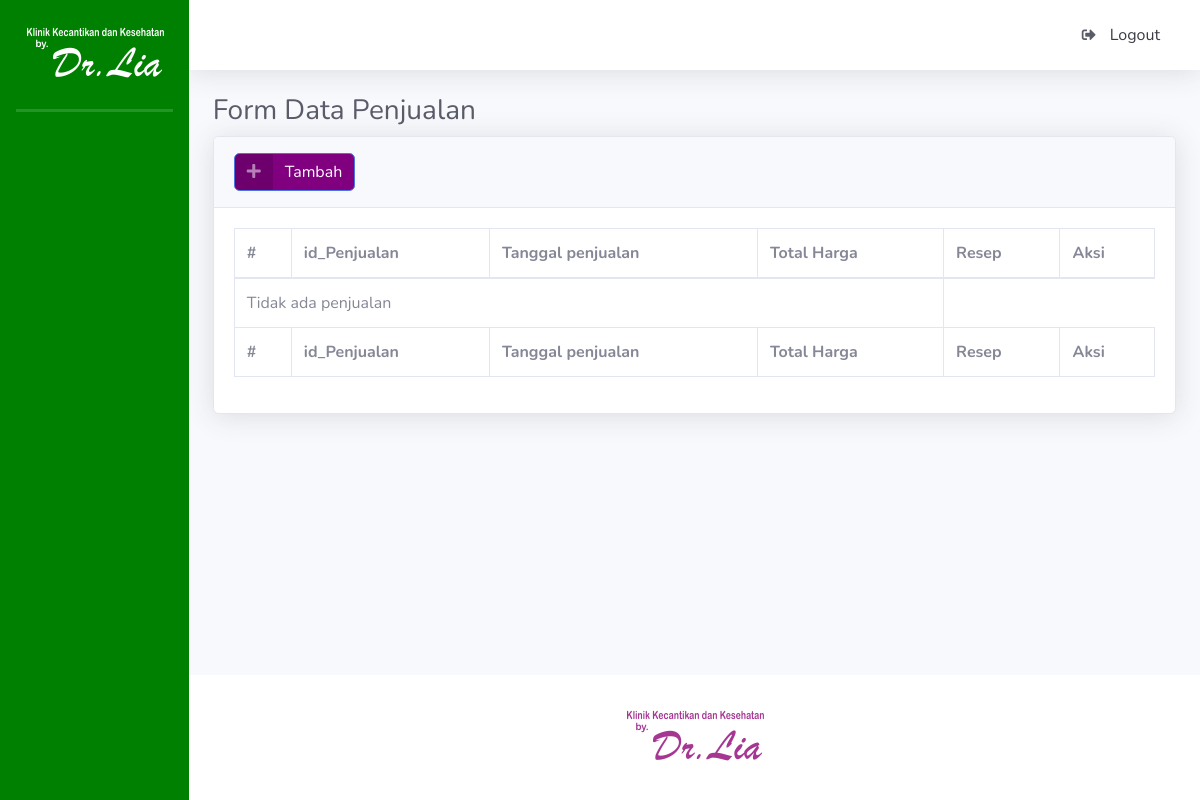
The page /index.php/penjualan on the database as committed earlier.
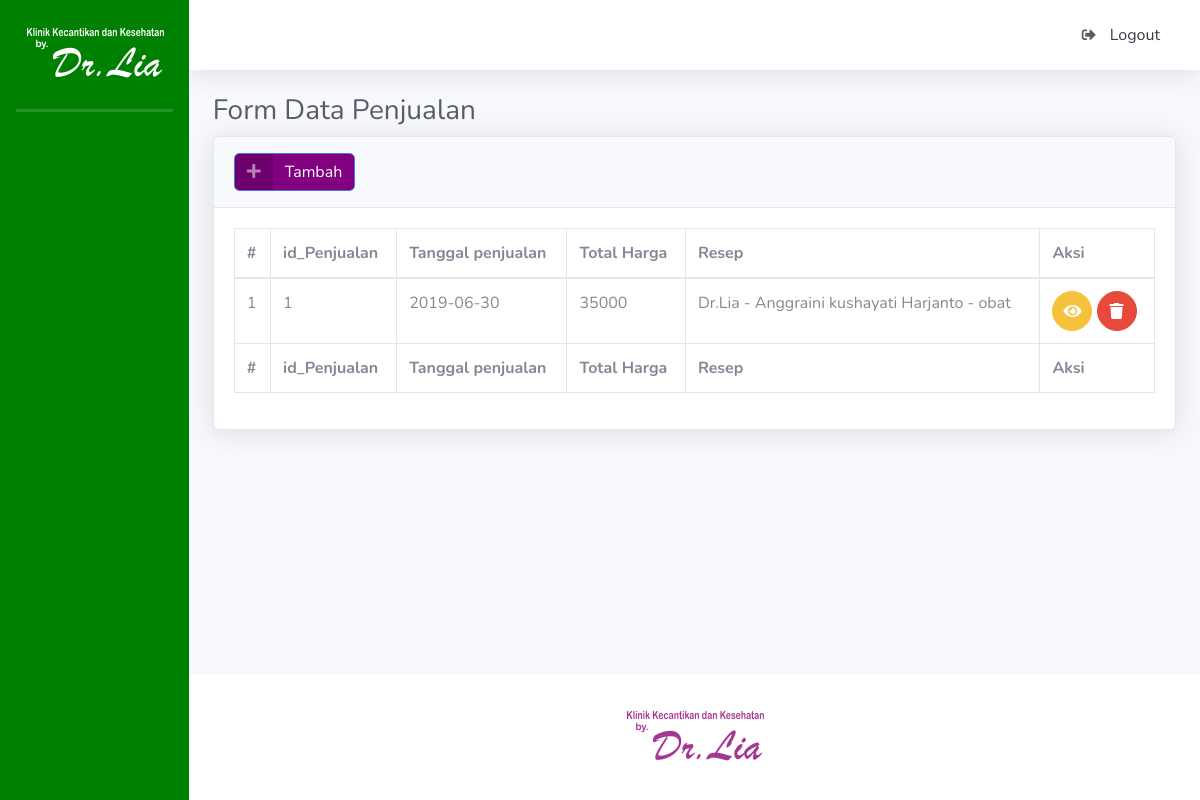
The same page on the database as committed later.
### tables this page shows
CREATE TABLE `tb_penjualan` (
  `id_penjualan` bigint(20) NOT NULL,
  `tanggal_penjualan` date NOT NULL,
  `total_harga` int(11) NOT NULL,
  `id_resep` bigint(20) NOT NULL
);

CREATE TABLE `tb_dokter` (
  `id_dokter` bigint(20) NOT NULL,
  `nama_dokter` varchar(30) NOT NULL,
  `email_dokter` varchar(100) NOT NULL,
  `password_dokter` varchar(32) NOT NULL,
  `current_password` varchar(32) NOT NULL
);

CREATE TABLE `tb_pasien` (
  `id_pasien` bigint(20) NOT NULL,
  `nama_pasien` varchar(50) NOT NULL,
  `jenis_kelamin` enum('L','P') NOT NULL,
  `email_pasien` varchar(100) NOT NULL,
  `kontak_pasien` varchar(15) NOT NULL,
  `alamat_pasien` text NOT NULL,
  `tanggal_lahir` date NOT NULL,
  `golongan_darah` enum('A','B','O','AB') NOT NULL,
  `password_pasien` varchar(255) NOT NULL,
  `kode_verivikasi` varchar(6) NOT NULL,
  `qr_code` varchar(255) NOT NULL
);

CREATE TABLE `tb_hasil` (
  `id_hasil` bigint(20) NOT NULL,
  `id_jadwal` bigint(20) NOT NULL,
  `id_jasa` bigint(20) NOT NULL,
  `keterangan_hasil` text NOT NULL
);

### application/controllers/Penjualan.php (called while the page is built, shortened)
<?php
class Penjualan extends CI_Controller {
	public function index()
	{
		$this->db->join('tb_resep','tb_penjualan.id_resep = tb_resep.id_resep');
		$this->db->join('tb_hasil','tb_hasil.id_hasil = tb_resep.id_hasil');
		$this->db->join('tb_jadwal','tb_jadwal.id_jadwal = tb_hasil.id_jadwal');
		$this->db->join('tb_pasien','tb_jadwal.id_pasien = tb_pasien.id_pasien');
		$this->db->join('tb_piket','tb_jadwal.id_piket = tb_piket.id_piket');
		$this->db->join('tb_dokter', 'tb_piket.id_dokter = tb_dokter.id_dokter');
		$this->db->join('tb_layanan', 'tb_jadwal.id_layanan = tb_layanan.id_layanan');
		$parser['p_semuapenjualan'] = $this->db->get('tb_penjualan')->result();
		$this->load->view('penjualan/v_daftar',
			$parser);
	}
}
?>

### index.php (called while the page is built, shortened)
<?php
require_once BASEPATH.'core/CodeIgniter.php';

### application/views/penjualan/v_daftar.php (the view, shortened to what this page needs)
<!DOCTYPE html>
<html lang="en">
<head>
  <link href="<?php echo base_url(); ?>tema/admin/vendor/fontawesome-free/css/all.min.css" rel="stylesheet" type="text/css">
   <link href="<?php echo base_url(); ?>tema/admin/css/sb-admin-2.min.css" rel="stylesheet">
  <link href="<?php echo base_url(); ?>tema/admin/vendor/datatables/dataTables.bootstrap4.min.css" rel="stylesheet">
</head>
<body id="page-top">
  <div id="wrapper">
    <div id="content-wrapper" class="d-flex flex-column">
      <div id="content">
        <div class="container-fluid">
          <h1 class="h3 mb-2 text-gray-800">Form Data Penjualan</h1>
          <div class="card shadow mb-4">
            <div class="card-header py-3">
              <h6 class="m-0 font-weight-bold text-primary">
                <a style="background-color: purple; "href="<?php echo site_url('penjualan/tambah'); ?>" class="btn btn-primary btn-icon-split">
                    <span class="icon text-white-50">
                      <i class="fas fa-plus"></i>
                    </span>
                    <span class="text">Tambah</span>
                  </a>
              </h6>
            </div>
            <div class="card-body">
              <div class="table-responsive">
                <table class="table table-bordered" id="dataTable" width="100%" cellspacing="0">
                  <thead>
                    <tr>
                     <th>#</th>
                        <th>id_Penjualan</th>
                        <th>Tanggal penjualan</th>
                        <th>Total Harga</th>
                        <th>Resep</th>
                        <th>Aksi</th>
                    </tr>
                  </thead>
                  <tfoot>
                    <tr>
                     <th>#</th>
                        <th>id_Penjualan</th>
                        <th>Tanggal penjualan</th>
                        <th>Total Harga</th>
                        <th>Resep</th>
                        <th>Aksi</th>
                    </tr>
                  </tfoot>
                  <tbody>
                   <?php if(count($p_semuapenjualan) > 0) { ?>
      <?php $no = 1; ?>
      <?php foreach ($p_semuapenjualan as $data) { ?>
      <tr>
        <td><?php echo $no++; ?></td>
        <td><?php echo $data->id_penjualan; ?></td>
        <td><?php echo $data->tanggal_penjualan; ?></td>
        <td><?php echo $data->total_harga; ?></td>
        <td><?php echo $data->nama_dokter." - ".$data->nama_pasien." - ".$data->keterangan_hasil ?></td>
        <td>
          <a href="<?php echo site_url('penjualan/lihatobat/' . $data->id_resep); ?>" class="btn btn-warning btn-circle">
                    <i class="fas fa-eye"></i>
                  </a>
           <a href="<?php echo site_url('penjualan/proses_hapus/' . $data->id_penjualan); ?>" class="btn btn-danger btn-circle">
                    <i class="fas fa-trash"></i>
                  </a>
        </td>
      </tr>
      <?php } ?>
      <?php } else { ?>
      <tr>
        <td colspan="4">Tidak ada penjualan</td>
      </tr>
      <?php } ?>
                  </tbody>
                </table>
              </div>
            </div>
          </div>
        </div>
      </div>

Rows that differ between the two databases and show on the page:
added tb_penjualan: id_penjualan "1", tanggal_penjualan "2019-06-30", total_harga "35000", tb_dokter.nama_dokter "Dr.Lia", tb_pasien.nama_pasien "Anggraini kushayati Harjanto", tb_hasil.keterangan_hasil "obat"
Other text that changed with them:
text no longer shown: "Tidak ada penjualan"
